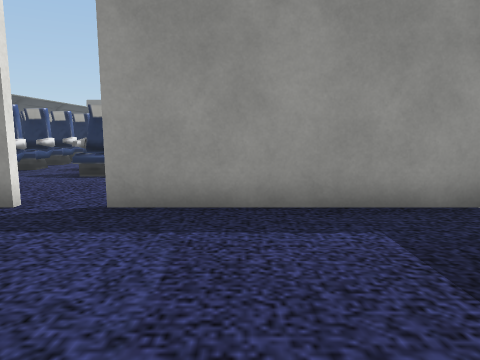
view 1 (above)

19 first-person views from a walk through a 3-D level made in the Unity game engine. The camera is 1.2 m above the floor, tilts 8° down and sees 70° across. The floor is counted in squares, 1 m on a side. Each view is taken from the middle of a square. On the plan, view 1 faces up. The plan holds only what a view shows up to about 14 squares ahead; the rest is blank. The place goes on beyond the plan. The player is left out. Some surface patterns are stand-ins.

view 2
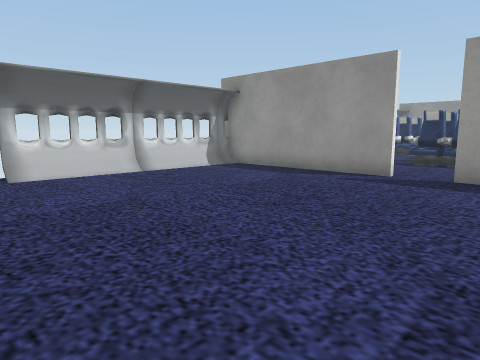

view 3
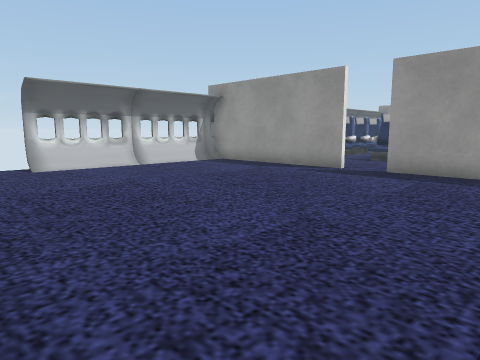

view 4
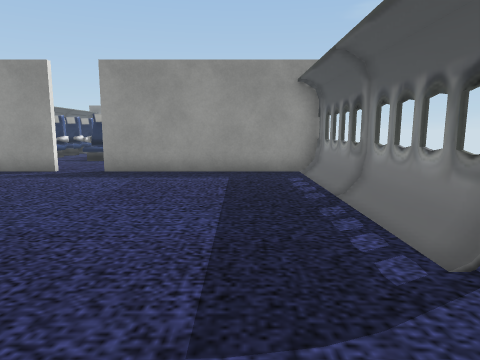

view 5
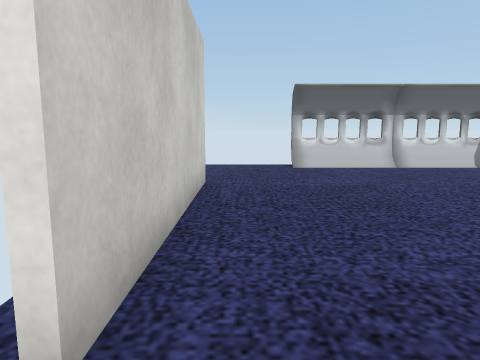

view 6
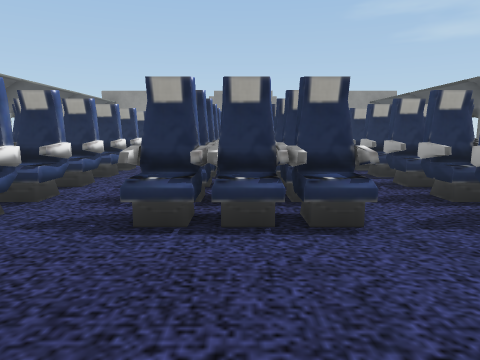

view 7
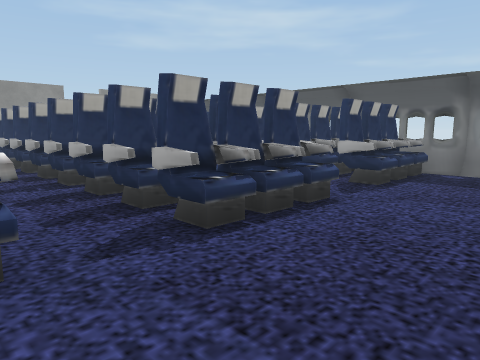

view 8
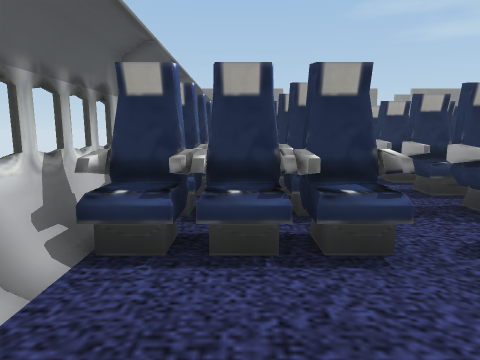

view 9
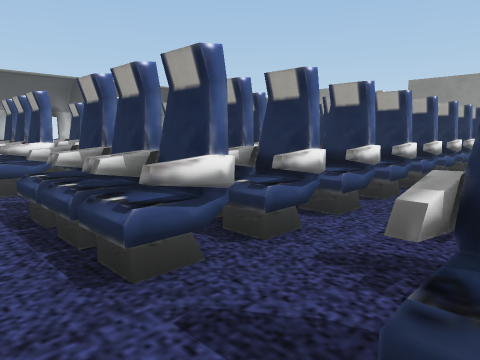

view 10
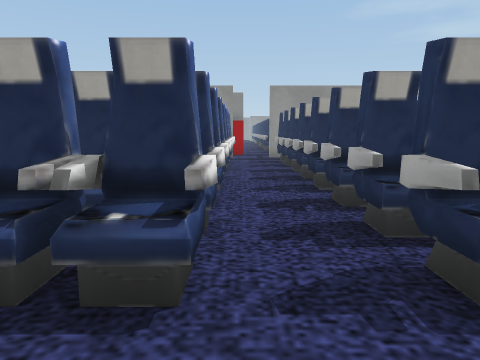

view 11
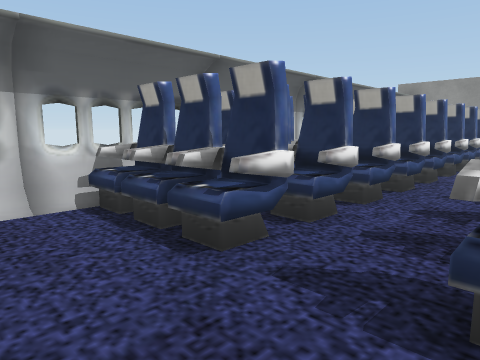

view 12
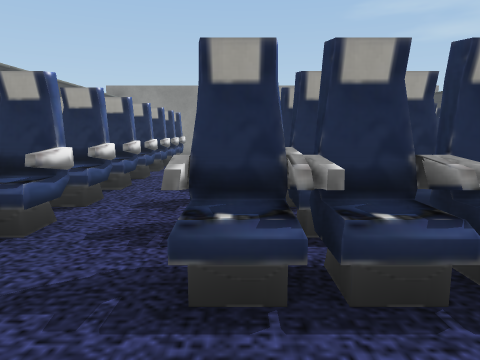

view 13
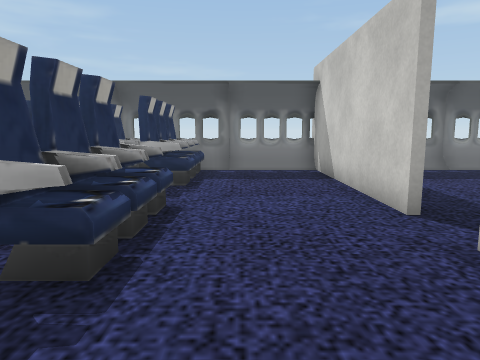

view 14
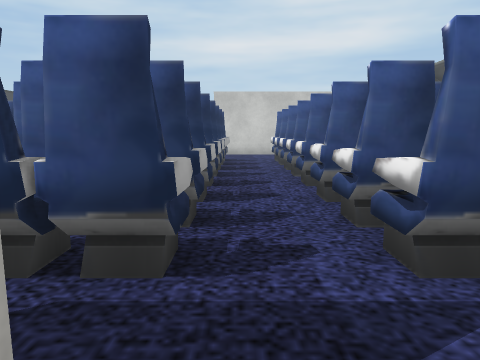

view 15
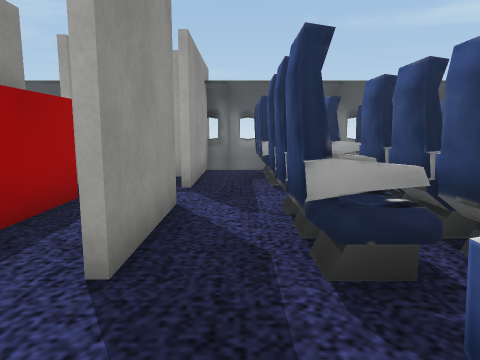

view 16
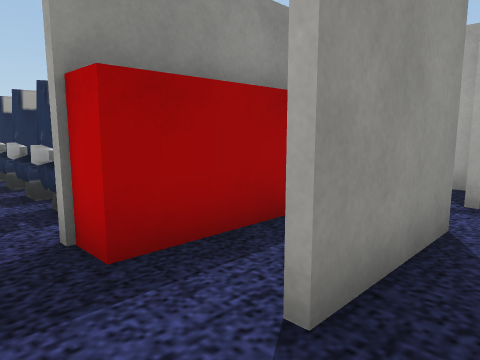

view 17
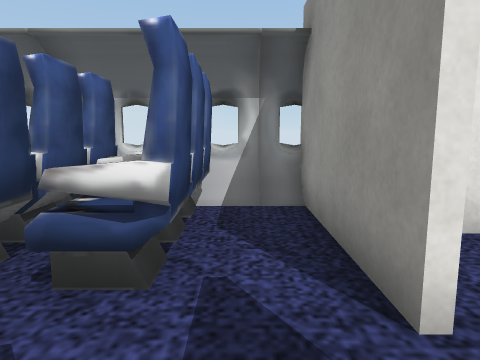

view 18
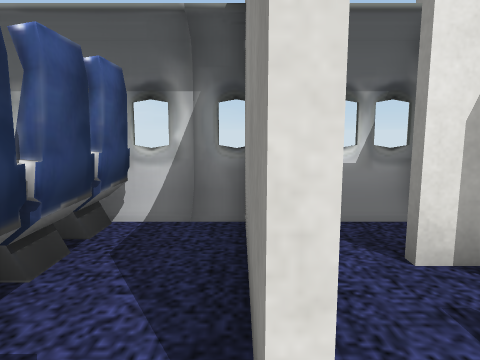

view 19
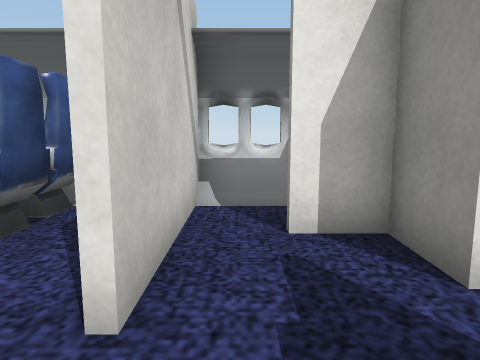

### Floor plan
Points are (right, up) in squares from view 1. A wall is a line through its corners. A room is listed if a view was taken in it or the views show most of it. See-through windows are left out.
Room 1 (views 1, 2, 3, 4, 5, 6)
walls: (-3.5, 5.4) (-9.8, 5.4); (-6.4, -4.8) (0.6, -4.8); (4.3, -2) (4.3, 5.4); (-10, 5.4) (-10, -2.3); (4.8, 5.4) (-2.1, 5.4)
low walls: (4.1, -2.3) (4.1, 5.4); (-9.8, 5.4) (-9.8, -2.2)
ways out: opening at (-3, 5) to room 2
Room 2 (views 7, 8, 9, 10, 11, 12, 13, 15, 16, 17)
walls: (-10, 15.9) (-10, 14.9); (-10, 11.9) (-10, 7.9); (4.3, 11.2) (4.3, 11.9); (4.3, 18.1) (4.3, 18.9); (-2.2, 5.6) (4.8, 5.6); (-1.2, 23.1) (-4.4, 23.1); (-5.9, 23.1) (-9.8, 23.1); (4.3, 21.2) (4.3, 23.1); (4.3, 5.5) (4.3, 10.4); (-10, 23.1) (-10, 18.2); (4.1, 23.1) (0.4, 23.1)
low walls: (-9.8, 9.8) (-9.8, 7.9); (4.1, 21.1) (4.1, 23.1); (4.1, 5.5) (4.1, 9.4); (-9.8, 23.1) (-9.8, 20.9)
ways out: opening at (-3, 5) to room 1; opening at (-5, 23) to room 3; opening at (-0.5, 23) to room 3
objects: chair (-9, 9) to (-6, 10); chair (-9, 11) to (-6, 11); chair (-9, 12) to (-6, 13); chair (-9, 14) to (-6, 15); chair (-9, 16) to (-6, 16); chair (-9, 19) to (-6, 20); chair (-9, 21) to (-6, 21); chair (-8, 17) to (-6, 18); chair (-4, 9) to (-1, 10); chair (-4, 11) to (-1, 11); chair (-4, 12) to (-1, 13); chair (-4, 14) to (-1, 15); chair (-4, 16) to (-1, 16); chair (-4, 17) to (-4, 18); chair (-4, 19) to (-1, 20); chair (-4, 21) to (-1, 21); chair (-2, 17) to (-1, 18); chair (1, 9) to (3, 10); chair (1, 11) to (3, 11); chair (1, 12) to (3, 13); chair (1, 14) to (2, 15); chair (1, 16) to (3, 16); chair (1, 17) to (3, 18); chair (1, 19) to (1, 20); chair (1, 21) to (3, 21)
Room 3 (views 14, 18, 19)
walls: (-6.5, 25.8) (-8, 25.8) (-8, 24.5); (-0.8, 25) (-4.7, 25) (-4.7, 26); (-9.8, 23.3) (-5.9, 23.3); (-10, 25.6) (-10, 23.3)
low walls: (-9.8, 25.5) (-9.8, 23.3)
ways out: opening at (-5, 23) to room 2; opening at (-0.5, 23) to room 2; opening at (-6, 26)

Where each view was taken, in squares from view 1:
view 1: 0 up, 0 right, facing up
view 2: 4 down, 0 right, facing up-left
view 3: 5 down, 2 right, facing up-left
view 4: 5 down, 2 right, facing up
view 5: 4 down, 2 right, facing left
view 6: 5 up, 3 left, facing up
view 7: 6 up, 7 left, facing up-right
view 8: 6 up, 8 left, facing up
view 9: 8 up, 1 right, facing up-left
view 10: 7 up, 1 left, facing up
view 11: 7 up, 4 left, facing up-left
view 12: 7 up, 4 left, facing up
view 13: 8 up, 7 left, facing right
view 14: 24 up, 5 left, facing down
view 15: 22 up, 7 left, facing right
view 16: 22 up, 6 left, facing up-right
view 17: 22 up, 4 left, facing left
view 18: 23 up, 5 left, facing left
view 19: 24 up, 4 left, facing left
